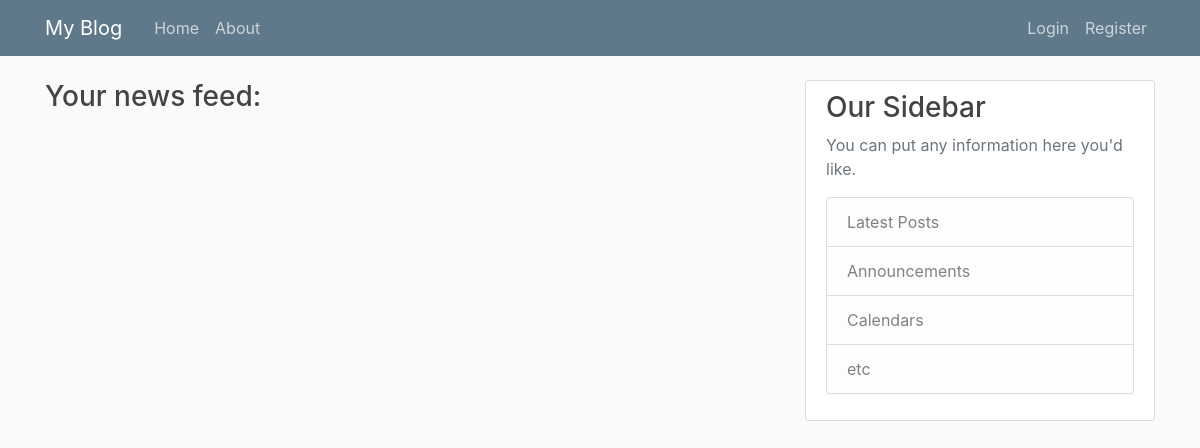
/, run on an earlier commit of the app's database.
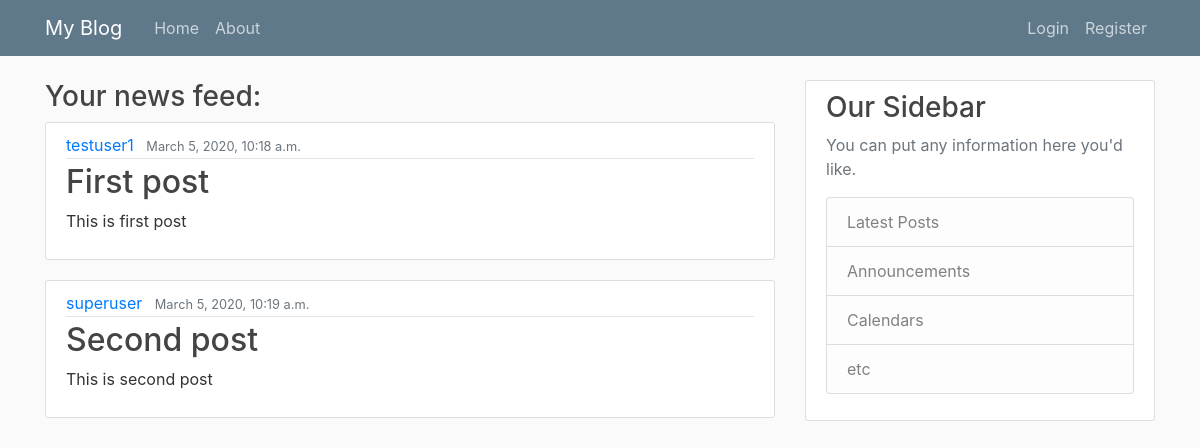
And on a later commit of the database.
### core/models.py (models this page shows, shortened)
class Post(models.Model):
    title = models.CharField(max_length=100)
    content = models.TextField(blank=True , null = True)
    date_posted = models.DateTimeField(auto_now_add=True)
    author = models.ForeignKey(User , on_delete=models.CASCADE)

### core/views.py (the view)
# urls.py: path('' , views.indexPage , name='index_page'),
def indexPage(request):
    post = Post.objects.all()
    context ={
        'title' : 'Blog',
        'posts' : post,
    }
    return render(request , 'core/indexPage.html' , context)

### core/templates/core/indexPage.html
{% extends 'core/base.html' %}
{% block content %}
    <h3>Your news feed:</h3>
    {% for post in posts %}
        <article class="media content-section">
            <div class="media-body">
                <div class="article-metadata">
                    <a class="mr-2" href="#">{{ post.author }}</a>
                    <small class="text-muted">{{ post.date_posted }}</small>
                </div>
                <h2><a class="article-title" href="#">{{ post.title }}</a></h2>
                <p class="article-content">{{ post.content }}</p>
            </div>
        </article>
    {% endfor %}
{% endblock %}

### core/templates/core/base.html (shortened to what this page needs)
{% load static %}
<!DOCTYPE html>
<html lang="en">
<head>
    <link rel="stylesheet" href="https://stackpath.bootstrapcdn.com/bootstrap/4.3.1/css/bootstrap.min.css">
    <link rel="stylesheet" type="text/css" href="{% static 'core/main.css' %}">
</head>
<body>
    <header class="site-header">
        <nav class="navbar navbar-expand-md navbar-dark bg-steel fixed-top">
            <div class="container">
                <a class="navbar-brand mr-4" href="{% url 'index_page' %}">My Blog</a>
                <div class="collapse navbar-collapse" id="navbarToggle">
                    <div class="navbar-nav mr-auto">
                    <a class="nav-item nav-link" href="{% url 'index_page' %}">Home</a>
                    <a class="nav-item nav-link" href="{% url 'about_page' %}">About</a>
                    </div>
                    <div class="navbar-nav">
                      {% if user.is_authenticated %}
                        <a class="nav-item nav-link" href="{% url 'user_page' user.pk %}">Profile</a>
                        <a class="nav-item nav-link" href="{% url 'logout_page' %}">Logout</a>
                      {% else %}
                        <a class="nav-item nav-link" href="{% url 'login_page' %}">Login</a>
                        <a class="nav-item nav-link" href="{% url 'register_page' %}">Register</a>
                      {% endif %}
                    </div>
                </div>
            </div>
        </nav>
    </header>
    <main role="main" class="container">
        <div class="row">
          <div class="col-md-8">
            {% block content %}{% endblock %}
          </div>
          <div class="col-md-4">
            <div class="content-section">
              <h3>Our Sidebar</h3>
              <p class='text-muted'>You can put any information here you'd like.
                <ul class="list-group">
                  <li class="list-group-item list-group-item-light">Latest Posts</li>
                  <li class="list-group-item list-group-item-light">Announcements</li>
                  <li class="list-group-item list-group-item-light">Calendars</li>
                  <li class="list-group-item list-group-item-light">etc</li>
                </ul>
              </p>
            </div>
          </div>
        </div>
      </main>
</body>
</html>

### core/static/core/main.css (style rules this page uses)
body { background: #fafafa; color: #333333; margin-top: 5rem; }
h1, h2, h3, h4, h5, h6 { color: #444444; }
ul { margin: 0; }
.bg-steel { background-color: #5f788a; }
.site-header .navbar-nav .nav-link { color: #cbd5db; }
.content-section { background: #ffffff; padding: 10px 20px; border: 1px solid #dddddd; border-radius: 3px; margin-bottom: 20px; }
.article-title { color: #444444; }
.article-content { white-space: pre-line; }
.article-metadata { padding-bottom: 1px; margin-bottom: 4px; border-bottom: 1px solid #e3e3e3 }

What changed in the data, as far as the page shows it:
added Post: author "testuser1", date_posted "March 5, 2020, 10:18 a.m.", title "First post", content "This is first post"
added Post: author "superuser", date_posted "March 5, 2020, 10:19 a.m.", title "Second post", content "This is second post"
